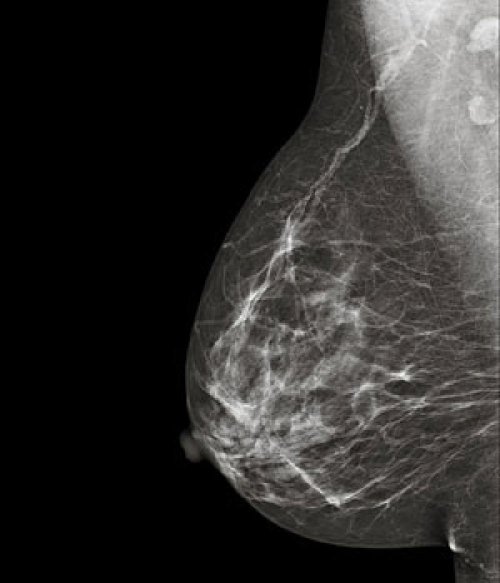
#> input picture Att Processamento Digital/radiodemama.jpg, 1000 x 1166 px (shown at 1/2 size)
$ jupyter execute Att_Processamento_Digital.ipynb
#> lines starting #> are read from the running program, lines starting #| are printed output that depends on the picture; after the words box and inside, x2 and y2 are one past the last pixel; in counts of white or black regions, pixels touching at a corner belong together
[cell 1]
import cv2
import numpy as np
from google.colab.patches import cv2_imshow

imagem = cv2.imread('radiodemama.jpg')
#> imagem is the input picture: shape (1166, 1000, 3); mean B, G, R 43.4, 44.9, 46.1

azul, verde, vermelho = cv2.split(imagem)

imagem_mesclada = cv2.merge((azul, verde, vermelho))

imagem_invertida = cv2.merge((vermelho, verde, azul))

blank = np.zeros(imagem.shape[:2], dtype='uint8')

canal_azul = cv2.merge([azul,blank,blank])
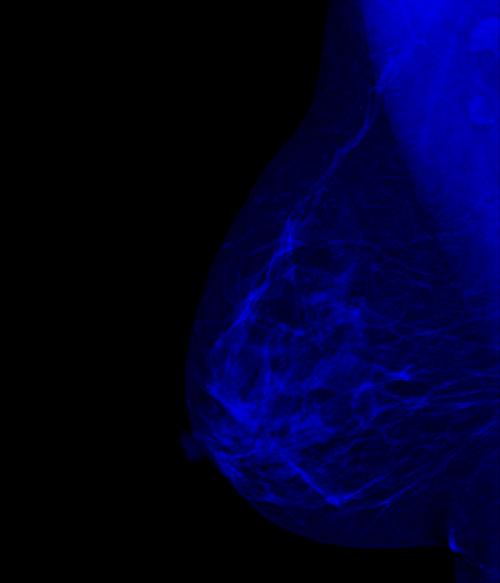
#> canal_azul: shape (1166, 1000, 3) (shown at 1/2 size); mean of channels 0, 1, 2 43.4, 0, 0; drawn as B, G, R
canal_azul_gimp = cv2.merge([azul,azul,azul])
canal_verde = cv2.merge([blank,verde,blank])
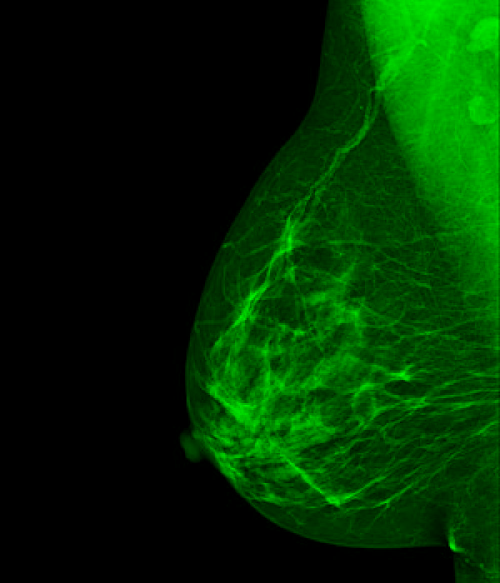
#> canal_verde: shape (1166, 1000, 3) (shown at 1/2 size); mean of channels 0, 1, 2 0, 44.9, 0; drawn as B, G, R
canal_verde_gimp = cv2.merge([verde,verde,verde])
canal_vermelho = cv2.merge([blank,blank,vermelho])
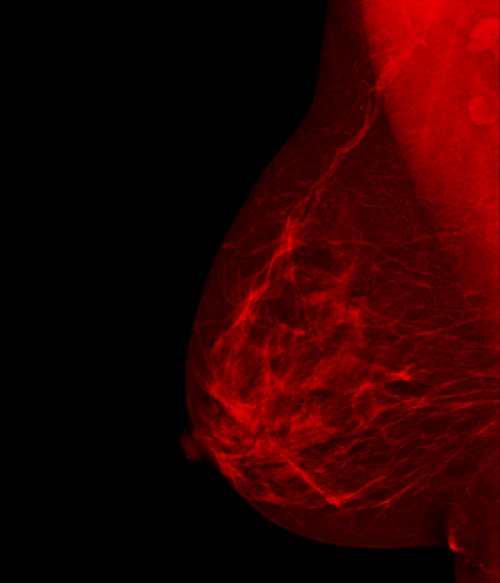
#> canal_vermelho: shape (1166, 1000, 3) (shown at 1/2 size); mean of channels 0, 1, 2 0, 0, 46.1; drawn as B, G, R
canal_vermelho_gimp = cv2.merge([vermelho,vermelho,vermelho])

cv2.imwrite('Azul.png', canal_azul)
cv2.imwrite('Azul_gimp.png', canal_azul_gimp)
cv2.imwrite('Verde.png', canal_verde)
cv2.imwrite('Verde_gimp.png', canal_verde_gimp)
cv2.imwrite('Vermelho.png', canal_vermelho)
cv2.imwrite('Vermelho_gimp.png', canal_vermelho_gimp)
cv2.imwrite("imagem_mesclada.png", imagem_mesclada)
cv2.imwrite("imagem_invertida.png", imagem_invertida)

cv2_imshow(canal_azul)
cv2_imshow(canal_verde)
cv2_imshow(canal_vermelho)
cv2_imshow(imagem_mesclada)
cv2_imshow(imagem_invertida)

[cell 2]
import cv2
from google.colab.patches import cv2_imshow

imagem = cv2.imread('radiodemama.jpg')

azul, verde, vermelho = cv2.split(imagem)

cv2_imshow(azul)
cv2_imshow(verde)
cv2_imshow(vermelho)

imagem_cinza = cv2.cvtColor(imagem, cv2.COLOR_BGR2GRAY)

ret, imagem_limiarizada = cv2.threshold(imagem_cinza, 127, 255, cv2.THRESH_BINARY)
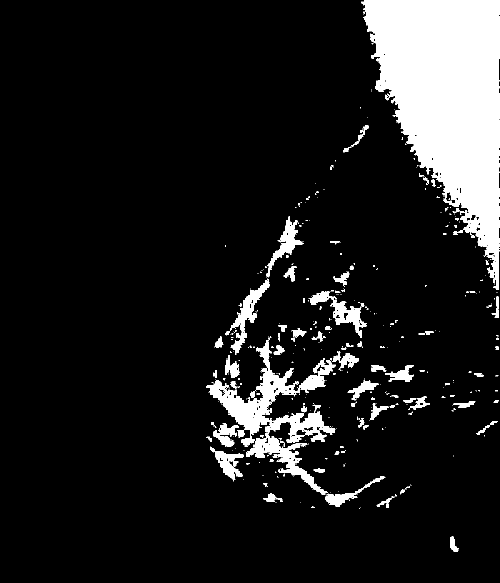
#> imagem_limiarizada: shape (1166, 1000) (shown at 1/2 size); 11.3% white; 574 white regions (479 under 20 px), largest, box (x1, y1, x2, y2) and area: (723, 0, 1000, 580) 89396, (413, 673, 672, 989) 18359, (460, 557, 540, 709) 2743

cv2_imshow(imagem_limiarizada)

[cell 3]
import cv2
from skimage import io
from skimage.color import rgb2gray
from skimage.filters import threshold_otsu
from google.colab.patches import cv2_imshow

imagem = io.imread('radiodemama.jpg')

imagem_cinza = rgb2gray(imagem)

limiar = threshold_otsu(imagem_cinza)
#> limiar = 0.255
imagem_segmentada = imagem_cinza > limiar
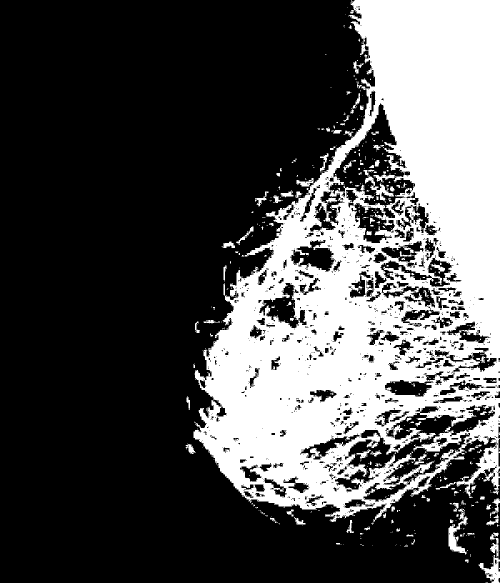
#> imagem_segmentada: shape (1166, 1000) bool (shown at 1/2 size); 30.6% white; 860 white regions (751 under 20 px), largest, box (x1, y1, x2, y2) and area: (387, 0, 1000, 1044) 343908, (897, 1018, 936, 1109) 1232, (957, 1110, 1000, 1166) 965

imagem_segmentada_bgr = (imagem_segmentada * 255).astype('uint8')

cv2_imshow(imagem_segmentada_bgr)

[cell 4]
import cv2
import numpy as np
from skimage import io
from skimage.color import rgb2gray
from skimage.filters import threshold_otsu
from google.colab.patches import cv2_imshow

imagem = io.imread('radiodemama.jpg')

imagem_cinza = rgb2gray(imagem)

limiar = threshold_otsu(imagem_cinza)
imagem_segmentada = imagem_cinza > limiar

imagem_segmentada_bgr = (imagem_segmentada * 255).astype('uint8')

cv2_imshow(imagem_segmentada_bgr)

area = cv2.countNonZero(imagem_segmentada_bgr)
#> area = 357115
print(f'Área detectada: {area} pixels')
#| Área detectada: 357115 pixels

if area > 5000:
    print('Presença de câncer detectada.')
else:
    print('Ausência de câncer detectada.')
